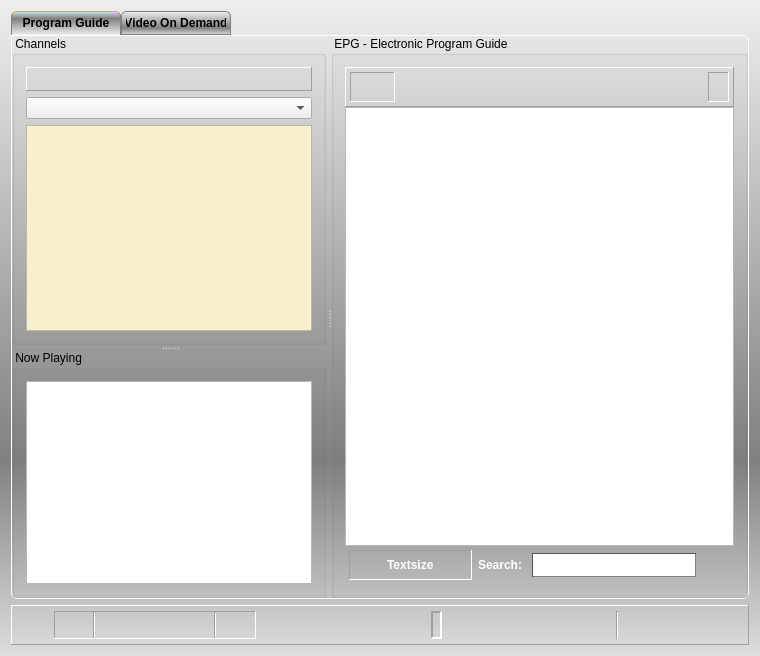
<?xml version="1.0" encoding="UTF-8"?>
<ui version="4.0">
 <class>Recorder</class>
 <widget class="QDialog" name="Recorder">
  <property name="geometry">
   <rect>
    <x>0</x>
    <y>0</y>
    <width>760</width>
    <height>656</height>
   </rect>
  </property>
  <property name="windowIcon">
   <iconset resource="../vlc-record.qrc">
    <normaloff>branding:kartina</normaloff>branding:kartina</iconset>
  </property>
  <property name="styleSheet">
   <string notr="true">QDialog#Recorder {
background-color: qlineargradient(spread:pad, x1:0, y1:0, x2:0, y2:1, stop:0 #eee, stop:0.7 grey, stop:1 #dedede);
}</string>
  </property>
  <property name="locale">
   <locale language="English" country="UnitedStates"/>
  </property>
  <layout class="QVBoxLayout" name="vMainLayout">
   <item>
    <widget class="QTabWidget" name="tabEpgVod">
     <property name="styleSheet">
      <string notr="true">QWidget#tabEpgVod {
  background-color: transparent;
}

QTabWidget::pane {
  background-color: transparent;
  border: 1px solid white;
  border-bottom-left-radius: 6px;
  border-bottom-right-radius: 6px;
  border-top-right-radius: 6px;
}

QTabWidget::tab-bar {
     alignment: left;
}

QTabBar::tab {
  background-color: qlineargradient(spread:pad, x1:0, y1:0, x2:0, y2:1, stop:0 #eee, stop:0.7 grey, stop:1 #dedede);
  border: 1px solid gray;
  border-top-left-radius: 5px;
  border-top-right-radius: 5px;
  min-width: 100px;
  padding: 4px;
  font: bold;
}

QTabBar::tab:selected {
  background-color: qlineargradient(spread:pad, x1:1, y1:1, x2:1, y2:0, stop:0 #eee, stop:0.7 grey, stop:1 #dedede);
  border-bottom-color: #eee;
  border-top-color: #fa0;
}

QTabBar::tab:hover {
  border-bottom-color: #eee;
}
</string>
     </property>
     <property name="tabPosition">
      <enum>QTabWidget::North</enum>
     </property>
     <property name="currentIndex">
      <number>0</number>
     </property>
     <widget class="QWidget" name="epgTab">
      <attribute name="title">
       <string>Program Guide</string>
      </attribute>
      <layout class="QVBoxLayout" name="verticalLayout_6">
       <property name="spacing">
        <number>0</number>
       </property>
       <property name="margin">
        <number>0</number>
       </property>
       <item>
        <widget class="QSplitter" name="vSplitterChanEpg">
         <property name="styleSheet">
          <string notr="true">QSplitter#vSplitterChanEpg::handle {
     image: url(:/png/v_split);
 }

 QSplitter#vSplitterChanEpg::handle:horizontal {
     width: 5px;
 }

 QSplitter#vSplitterChanEpg::handle:vertical {
     height: 5px;
 }

 QSplitter#vSplitterChanEpg::handle:hover {
    image: url(:/png/v_split_hover);
 }

 QSplitter#vSplitterChanEpg::handle:pressed {
    image: url(:/png/v_split_pressed);
 }</string>
         </property>
         <property name="orientation">
          <enum>Qt::Horizontal</enum>
         </property>
         <widget class="QSplitter" name="hSplitterChannels">
          <property name="styleSheet">
           <string notr="true">QSplitter#hSplitterChannels::handle {
   image: url(:/png/h_split);
}

QSplitter#hSplitterChannels::handle:horizontal {
   width: 5px;
}

QSplitter#hSplitterChannels::handle:vertical {
   height: 5px;
}

QSplitter#hSplitterChannels::handle:hover {
   image: url(:/png/h_split_hover);
}

QSplitter#hSplitterChannels::handle:pressed {
   image: url(:/png/h_split_pressed);
}
</string>
          </property>
          <property name="orientation">
           <enum>Qt::Vertical</enum>
          </property>
          <widget class="QGroupBox" name="groupChannels">
           <property name="title">
            <string> Channels </string>
           </property>
           <layout class="QVBoxLayout" name="verticalLayout" stretch="0,0,0">
            <item>
             <widget class="QFavFrame" name="hFrameFav">
              <property name="contextMenuPolicy">
               <enum>Qt::DefaultContextMenu</enum>
              </property>
              <property name="acceptDrops">
               <bool>true</bool>
              </property>
              <property name="styleSheet">
               <string notr="true">QFrame#hFrameFav {
background-color: qlineargradient(spread:pad, x1:0, y1:0, x2:0, y2:1, stop:0 #eee, 	stop:0.7 grey, stop:1 #dedede);
};</string>
              </property>
              <property name="frameShape">
               <enum>QFrame::Panel</enum>
              </property>
              <property name="frameShadow">
               <enum>QFrame::Raised</enum>
              </property>
              <layout class="QHBoxLayout" name="hLayoutFavFrame">
               <property name="spacing">
                <number>0</number>
               </property>
               <item>
                <spacer name="hSpacerLeft">
                 <property name="orientation">
                  <enum>Qt::Horizontal</enum>
                 </property>
                 <property name="sizeHint" stdset="0">
                  <size>
                   <width>40</width>
                   <height>0</height>
                  </size>
                 </property>
                </spacer>
               </item>
               <item>
                <layout class="QGridLayout" name="gLayoutFav">
                 <property name="spacing">
                  <number>4</number>
                 </property>
                </layout>
               </item>
               <item>
                <spacer name="hlSpacerRight">
                 <property name="orientation">
                  <enum>Qt::Horizontal</enum>
                 </property>
                 <property name="sizeHint" stdset="0">
                  <size>
                   <width>40</width>
                   <height>0</height>
                  </size>
                 </property>
                </spacer>
               </item>
              </layout>
             </widget>
            </item>
            <item>
             <widget class="QComboBox" name="cbxChannelGroup">
              <property name="whatsThis">
               <string>Channel Group</string>
              </property>
             </widget>
            </item>
            <item>
             <widget class="QListView" name="channelList">
              <property name="contextMenuPolicy">
               <enum>Qt::CustomContextMenu</enum>
              </property>
              <property name="toolTip">
               <string/>
              </property>
              <property name="whatsThis">
               <string>Channel List</string>
              </property>
              <property name="styleSheet">
               <string notr="true">QListView#channelList {
show-decoration-selected: 1;
background-color: rgb(247, 239, 205);
}

QListView#channelList::item:selected {
background-color: rgb(255, 167, 26);
alternate-background-color: rgb(255, 167, 26);
}

QListView#channelList::item:hover {
background-color: rgb(255, 110, 14);
}
</string>
              </property>
              <property name="editTriggers">
               <set>QAbstractItemView::NoEditTriggers</set>
              </property>
              <property name="showDropIndicator" stdset="0">
               <bool>false</bool>
              </property>
              <property name="dragEnabled">
               <bool>true</bool>
              </property>
              <property name="dragDropMode">
               <enum>QAbstractItemView::DragOnly</enum>
              </property>
              <property name="alternatingRowColors">
               <bool>true</bool>
              </property>
              <property name="iconSize">
               <size>
                <width>24</width>
                <height>24</height>
               </size>
              </property>
             </widget>
            </item>
           </layout>
          </widget>
          <widget class="QGroupBox" name="groupEpgShort">
           <property name="title">
            <string> Now Playing </string>
           </property>
           <layout class="QVBoxLayout" name="verticalLayout_3">
            <item>
             <widget class="CEpgBrowser" name="textEpgShort">
              <property name="whatsThis">
               <string>Short EPG</string>
              </property>
             </widget>
            </item>
           </layout>
          </widget>
         </widget>
         <widget class="QGroupBox" name="groupEPG">
          <property name="title">
           <string> EPG - Electronic Program Guide </string>
          </property>
          <layout class="QVBoxLayout" name="verticalLayout_4">
           <item>
            <layout class="QVBoxLayout" name="verticalLayout_2">
             <property name="spacing">
              <number>0</number>
             </property>
             <item>
              <layout class="QHBoxLayout" name="hLayoutEpgNavi">
               <property name="spacing">
                <number>0</number>
               </property>
              </layout>
             </item>
             <item>
              <widget class="QFrame" name="frameEpgCtrl">
               <property name="styleSheet">
                <string notr="true">QFrame#frameEpgCtrl {
background-color: qlineargradient(spread:pad, x1:0, y1:0, x2:0, y2:1, stop:0 #eee, 	stop:0.7 grey, stop:1 #dedede);
};</string>
               </property>
               <property name="frameShape">
                <enum>QFrame::Panel</enum>
               </property>
               <property name="frameShadow">
                <enum>QFrame::Raised</enum>
               </property>
               <layout class="QHBoxLayout" name="horizontalLayout_5">
                <property name="margin">
                 <number>4</number>
                </property>
                <item>
                 <widget class="QFrame" name="frameChan">
                  <property name="styleSheet">
                   <string notr="true"/>
                  </property>
                  <property name="frameShape">
                   <enum>QFrame::Panel</enum>
                  </property>
                  <property name="frameShadow">
                   <enum>QFrame::Sunken</enum>
                  </property>
                  <layout class="QHBoxLayout" name="horizontalLayout_3">
                   <property name="spacing">
                    <number>4</number>
                   </property>
                   <property name="leftMargin">
                    <number>4</number>
                   </property>
                   <property name="topMargin">
                    <number>2</number>
                   </property>
                   <property name="rightMargin">
                    <number>4</number>
                   </property>
                   <property name="bottomMargin">
                    <number>2</number>
                   </property>
                   <item>
                    <widget class="QLabel" name="labChanIcon">
                     <property name="minimumSize">
                      <size>
                       <width>24</width>
                       <height>24</height>
                      </size>
                     </property>
                     <property name="text">
                      <string/>
                     </property>
                    </widget>
                   </item>
                   <item>
                    <widget class="QLabel" name="labChanName">
                     <property name="styleSheet">
                      <string notr="true">QLabel#labChanName {
font-weight: bold;
color: white;
}</string>
                     </property>
                     <property name="text">
                      <string/>
                     </property>
                    </widget>
                   </item>
                  </layout>
                 </widget>
                </item>
                <item>
                 <spacer name="horizontalSpacer_2">
                  <property name="orientation">
                   <enum>Qt::Horizontal</enum>
                  </property>
                  <property name="sizeHint" stdset="0">
                   <size>
                    <width>40</width>
                    <height>20</height>
                   </size>
                  </property>
                 </spacer>
                </item>
                <item>
                 <widget class="QFrame" name="frameNavi">
                  <property name="frameShape">
                   <enum>QFrame::Panel</enum>
                  </property>
                  <property name="frameShadow">
                   <enum>QFrame::Sunken</enum>
                  </property>
                  <layout class="QHBoxLayout" name="horizontalLayout_4">
                   <property name="leftMargin">
                    <number>6</number>
                   </property>
                   <property name="topMargin">
                    <number>2</number>
                   </property>
                   <property name="rightMargin">
                    <number>6</number>
                   </property>
                   <property name="bottomMargin">
                    <number>2</number>
                   </property>
                   <item>
                    <widget class="QLabel" name="labCurrDay">
                     <property name="styleSheet">
                      <string notr="true">QLabel#labCurrDay {
font-weight: bold;
color: white;
}</string>
                     </property>
                     <property name="text">
                      <string/>
                     </property>
                    </widget>
                   </item>
                  </layout>
                 </widget>
                </item>
               </layout>
              </widget>
             </item>
             <item>
              <widget class="CEpgBrowser" name="textEpg">
               <property name="styleSheet">
                <string notr="true"/>
               </property>
               <property name="locale">
                <locale language="English" country="UnitedStates"/>
               </property>
               <property name="frameShadow">
                <enum>QFrame::Sunken</enum>
               </property>
               <property name="lineWidth">
                <number>1</number>
               </property>
               <property name="openLinks">
                <bool>false</bool>
               </property>
              </widget>
             </item>
             <item>
              <widget class="QFrame" name="frameSearch">
               <property name="styleSheet">
                <string notr="true">QFrame#frameSearch {
background-color: qlineargradient(spread:pad, x1:0, y1:0, x2:0, y2:1, stop:0 #ccc, 	stop:0.7 #555, stop:1 #bbb);
border-left: 1px solid #eee;
border-right: 1px solid #ccc;
border-bottom: 1px solid #ccc;
border-top: 0px;
};</string>
               </property>
               <property name="frameShape">
                <enum>QFrame::NoFrame</enum>
               </property>
               <property name="frameShadow">
                <enum>QFrame::Raised</enum>
               </property>
               <property name="lineWidth">
                <number>1</number>
               </property>
               <layout class="QHBoxLayout" name="horizontalLayout_8">
                <property name="margin">
                 <number>4</number>
                </property>
                <item>
                 <widget class="QFrame" name="frTextsize">
                  <property name="minimumSize">
                   <size>
                    <width>120</width>
                    <height>0</height>
                   </size>
                  </property>
                  <property name="frameShape">
                   <enum>QFrame::Panel</enum>
                  </property>
                  <property name="frameShadow">
                   <enum>QFrame::Sunken</enum>
                  </property>
                  <layout class="QHBoxLayout" name="horizontalLayout_7">
                   <property name="topMargin">
                    <number>4</number>
                   </property>
                   <property name="bottomMargin">
                    <number>4</number>
                   </property>
                   <item>
                    <widget class="QPushButton" name="btnFontSmaller">
                     <property name="minimumSize">
                      <size>
                       <width>20</width>
                       <height>20</height>
                      </size>
                     </property>
                     <property name="maximumSize">
                      <size>
                       <width>20</width>
                       <height>20</height>
                      </size>
                     </property>
                     <property name="text">
                      <string/>
                     </property>
                     <property name="icon">
                      <iconset resource="../common.qrc">
                       <normaloff>:/app/zoom-out</normaloff>:/app/zoom-out</iconset>
                     </property>
                     <property name="iconSize">
                      <size>
                       <width>16</width>
                       <height>16</height>
                      </size>
                     </property>
                     <property name="autoDefault">
                      <bool>false</bool>
                     </property>
                     <property name="flat">
                      <bool>true</bool>
                     </property>
                    </widget>
                   </item>
                   <item>
                    <widget class="QLabel" name="labTextSize">
                     <property name="styleSheet">
                      <string notr="true">QLabel#labTextSize {
font-weight: bold;
color: white;
}</string>
                     </property>
                     <property name="text">
                      <string>Textsize</string>
                     </property>
                    </widget>
                   </item>
                   <item>
                    <widget class="QPushButton" name="btnFontLarger">
                     <property name="minimumSize">
                      <size>
                       <width>20</width>
                       <height>20</height>
                      </size>
                     </property>
                     <property name="maximumSize">
                      <size>
                       <width>20</width>
                       <height>20</height>
                      </size>
                     </property>
                     <property name="text">
                      <string/>
                     </property>
                     <property name="icon">
                      <iconset resource="../common.qrc">
                       <normaloff>:/app/zoom-in</normaloff>:/app/zoom-in</iconset>
                     </property>
                     <property name="iconSize">
                      <size>
                       <width>16</width>
                       <height>16</height>
                      </size>
                     </property>
                     <property name="autoDefault">
                      <bool>false</bool>
                     </property>
                     <property name="flat">
                      <bool>true</bool>
                     </property>
                    </widget>
                   </item>
                  </layout>
                 </widget>
                </item>
                <item>
                 <widget class="QLabel" name="labSearch">
                  <property name="styleSheet">
                   <string notr="true">QLabel#labSearch {
font-weight: bold;
color: white;
}</string>
                  </property>
                  <property name="text">
                   <string>Search: </string>
                  </property>
                 </widget>
                </item>
                <item>
                 <widget class="QLineEdit" name="lineSearch">
                  <property name="minimumSize">
                   <size>
                    <width>100</width>
                    <height>24</height>
                   </size>
                  </property>
                  <property name="styleSheet">
                   <string notr="true">QLineEdit#lineSearch {
  color: #800;   
  font: bold;
   background-image: url(:/app/search);
   background-repeat: no-repeat;
   background-position: LEFT;
   border: 1px inset;
   border-color: #555;
 }</string>
                  </property>
                 </widget>
                </item>
                <item>
                 <widget class="QPushButton" name="btnSearch">
                  <property name="minimumSize">
                   <size>
                    <width>28</width>
                    <height>28</height>
                   </size>
                  </property>
                  <property name="maximumSize">
                   <size>
                    <width>28</width>
                    <height>28</height>
                   </size>
                  </property>
                  <property name="text">
                   <string/>
                  </property>
                  <property name="icon">
                   <iconset resource="../common.qrc">
                    <normaloff>:/app/find</normaloff>:/app/find</iconset>
                  </property>
                  <property name="iconSize">
                   <size>
                    <width>24</width>
                    <height>24</height>
                   </size>
                  </property>
                  <property name="autoDefault">
                   <bool>false</bool>
                  </property>
                  <property name="flat">
                   <bool>true</bool>
                  </property>
                 </widget>
                </item>
               </layout>
              </widget>
             </item>
            </layout>
           </item>
          </layout>
         </widget>
        </widget>
       </item>
      </layout>
     </widget>
     <widget class="QWidget" name="vodTab">
      <attribute name="title">
       <string>Video On Demand</string>
      </attribute>
      <layout class="QVBoxLayout" name="verticalLayout_7">
       <property name="margin">
        <number>4</number>
       </property>
       <item>
        <layout class="QHBoxLayout" name="horizontalLayout_10" stretch="0,8,0,10,0,0,0,1,0">
         <item>
          <widget class="QLabel" name="labGenre">
           <property name="text">
            <string>Genre: </string>
           </property>
          </widget>
         </item>
         <item>
          <widget class="QComboBox" name="cbxGenre"/>
         </item>
         <item>
          <widget class="QLabel" name="label_2">
           <property name="text">
            <string>Order: </string>
           </property>
          </widget>
         </item>
         <item>
          <widget class="QComboBox" name="cbxLastOrBest"/>
         </item>
         <item>
          <spacer name="horizontalSpacer_5">
           <property name="orientation">
            <enum>Qt::Horizontal</enum>
           </property>
           <property name="sizeHint" stdset="0">
            <size>
             <width>40</width>
             <height>20</height>
            </size>
           </property>
          </spacer>
         </item>
         <item>
          <widget class="QPushButton" name="btnPrevSite">
           <property name="minimumSize">
            <size>
             <width>24</width>
             <height>24</height>
            </size>
           </property>
           <property name="maximumSize">
            <size>
             <width>24</width>
             <height>24</height>
            </size>
           </property>
           <property name="text">
            <string/>
           </property>
           <property name="icon">
            <iconset resource="../common.qrc">
             <normaloff>:/png/back</normaloff>:/png/back</iconset>
           </property>
           <property name="autoDefault">
            <bool>false</bool>
           </property>
           <property name="flat">
            <bool>true</bool>
           </property>
          </widget>
         </item>
         <item>
          <widget class="QLabel" name="label">
           <property name="text">
            <string>Page: </string>
           </property>
          </widget>
         </item>
         <item>
          <widget class="QComboBox" name="cbxSites"/>
         </item>
         <item>
          <widget class="QPushButton" name="btnNextSite">
           <property name="minimumSize">
            <size>
             <width>24</width>
             <height>24</height>
            </size>
           </property>
           <property name="maximumSize">
            <size>
             <width>24</width>
             <height>24</height>
            </size>
           </property>
           <property name="text">
            <string/>
           </property>
           <property name="icon">
            <iconset resource="../common.qrc">
             <normaloff>:/png/next</normaloff>:/png/next</iconset>
           </property>
           <property name="autoDefault">
            <bool>false</bool>
           </property>
           <property name="flat">
            <bool>true</bool>
           </property>
          </widget>
         </item>
        </layout>
       </item>
       <item>
        <widget class="CVodBrowser" name="vodBrowser">
         <property name="openLinks">
          <bool>false</bool>
         </property>
        </widget>
       </item>
       <item>
        <layout class="QHBoxLayout" name="horizontalLayout_9">
         <item>
          <widget class="QLabel" name="labVodSearch">
           <property name="styleSheet">
            <string notr="true">QLabel#labSearch {
font-weight: bold;
color: white;
}</string>
           </property>
           <property name="text">
            <string>Search: </string>
           </property>
          </widget>
         </item>
         <item>
          <widget class="QLineEdit" name="lineVodSearch">
           <property name="minimumSize">
            <size>
             <width>100</width>
             <height>24</height>
            </size>
           </property>
           <property name="styleSheet">
            <string notr="true">QLineEdit#lineVodSearch {
  color: #800;   
  font: bold;
   background-image: url(:/app/search);
   background-repeat: no-repeat;
   background-position: LEFT;
   border: 1px inset;
   border-color: #555;
 }</string>
           </property>
          </widget>
         </item>
         <item>
          <widget class="QPushButton" name="btnVodSearch">
           <property name="minimumSize">
            <size>
             <width>28</width>
             <height>28</height>
            </size>
           </property>
           <property name="maximumSize">
            <size>
             <width>28</width>
             <height>28</height>
            </size>
           </property>
           <property name="text">
            <string/>
           </property>
           <property name="icon">
            <iconset resource="../common.qrc">
             <normaloff>:/app/find</normaloff>:/app/find</iconset>
           </property>
           <property name="iconSize">
            <size>
             <width>24</width>
             <height>24</height>
            </size>
           </property>
           <property name="autoDefault">
            <bool>false</bool>
           </property>
           <property name="flat">
            <bool>true</bool>
           </property>
          </widget>
         </item>
        </layout>
       </item>
      </layout>
     </widget>
    </widget>
   </item>
   <item>
    <widget class="QFrame" name="frame">
     <property name="styleSheet">
      <string notr="true">QFrame#frame {
background-color: qlineargradient(spread:pad, x1:0, y1:0, x2:0, y2:1, stop:0 #eee, 	stop:0.7 grey, stop:1 #dedede);
};</string>
     </property>
     <property name="frameShape">
      <enum>QFrame::Panel</enum>
     </property>
     <property name="frameShadow">
      <enum>QFrame::Raised</enum>
     </property>
     <property name="lineWidth">
      <number>1</number>
     </property>
     <layout class="QHBoxLayout" name="horizontalLayout_2">
      <property name="spacing">
       <number>3</number>
      </property>
      <property name="leftMargin">
       <number>42</number>
      </property>
      <property name="topMargin">
       <number>5</number>
      </property>
      <property name="rightMargin">
       <number>5</number>
      </property>
      <property name="bottomMargin">
       <number>5</number>
      </property>
      <item>
       <widget class="QFrame" name="frameTimerInfo">
        <property name="frameShape">
         <enum>QFrame::Panel</enum>
        </property>
        <property name="frameShadow">
         <enum>QFrame::Sunken</enum>
        </property>
        <layout class="QHBoxLayout" name="horizontalLayout_6">
         <property name="spacing">
          <number>4</number>
         </property>
         <property name="margin">
          <number>0</number>
         </property>
         <item>
          <widget class="QPushButton" name="pushLive">
           <property name="maximumSize">
            <size>
             <width>34</width>
             <height>34</height>
            </size>
           </property>
           <property name="toolTip">
            <string>Show Live!</string>
           </property>
           <property name="text">
            <string/>
           </property>
           <property name="icon">
            <iconset>
             <normaloff>branding:live</normaloff>branding:live</iconset>
           </property>
           <property name="iconSize">
            <size>
             <width>32</width>
             <height>32</height>
            </size>
           </property>
           <property name="flat">
            <bool>true</bool>
           </property>
          </widget>
         </item>
         <item>
          <widget class="Line" name="line_4">
           <property name="orientation">
            <enum>Qt::Vertical</enum>
           </property>
          </widget>
         </item>
         <item>
          <widget class="QPushButton" name="pushPlay">
           <property name="maximumSize">
            <size>
             <width>34</width>
             <height>34</height>
            </size>
           </property>
           <property name="toolTip">
            <string>Play selected Channel</string>
           </property>
           <property name="text">
            <string/>
           </property>
           <property name="icon">
            <iconset resource="../common.qrc">
             <normaloff>:/app/play</normaloff>:/app/play</iconset>
           </property>
           <property name="iconSize">
            <size>
             <width>32</width>
             <height>32</height>
            </size>
           </property>
           <property name="autoDefault">
            <bool>false</bool>
           </property>
           <property name="flat">
            <bool>true</bool>
           </property>
          </widget>
         </item>
         <item>
          <widget class="QPushButton" name="pushRecord">
           <property name="maximumSize">
            <size>
             <width>34</width>
             <height>34</height>
            </size>
           </property>
           <property name="toolTip">
            <string>Record selected Channel</string>
           </property>
           <property name="text">
            <string/>
           </property>
           <property name="icon">
            <iconset resource="../common.qrc">
             <normaloff>:/app/record</normaloff>:/app/record</iconset>
           </property>
           <property name="iconSize">
            <size>
             <width>32</width>
             <height>32</height>
            </size>
           </property>
           <property name="autoDefault">
            <bool>false</bool>
           </property>
           <property name="flat">
            <bool>true</bool>
           </property>
          </widget>
         </item>
         <item>
          <widget class="QPushButton" name="pushStop">
           <property name="enabled">
            <bool>false</bool>
           </property>
           <property name="minimumSize">
            <size>
             <width>0</width>
             <height>0</height>
            </size>
           </property>
           <property name="maximumSize">
            <size>
             <width>34</width>
             <height>34</height>
            </size>
           </property>
           <property name="toolTip">
            <string>Stop Player</string>
           </property>
           <property name="text">
            <string/>
           </property>
           <property name="icon">
            <iconset resource="../common.qrc">
             <normaloff>:/app/stop</normaloff>:/app/stop</iconset>
           </property>
           <property name="iconSize">
            <size>
             <width>32</width>
             <height>32</height>
            </size>
           </property>
           <property name="autoDefault">
            <bool>false</bool>
           </property>
           <property name="flat">
            <bool>true</bool>
           </property>
          </widget>
         </item>
         <item>
          <widget class="Line" name="line_2">
           <property name="orientation">
            <enum>Qt::Vertical</enum>
           </property>
          </widget>
         </item>
         <item>
          <widget class="QPushButton" name="pushTimerRec">
           <property name="maximumSize">
            <size>
             <width>34</width>
             <height>34</height>
            </size>
           </property>
           <property name="toolTip">
            <string>Timer Record</string>
           </property>
           <property name="text">
            <string/>
           </property>
           <property name="icon">
            <iconset resource="../common.qrc">
             <normaloff>:/app/timerrec</normaloff>:/app/timerrec</iconset>
           </property>
           <property name="iconSize">
            <size>
             <width>32</width>
             <height>32</height>
            </size>
           </property>
           <property name="autoDefault">
            <bool>false</bool>
           </property>
           <property name="flat">
            <bool>true</bool>
           </property>
          </widget>
         </item>
        </layout>
       </widget>
      </item>
      <item>
       <spacer name="horizontalSpacer">
        <property name="orientation">
         <enum>Qt::Horizontal</enum>
        </property>
        <property name="sizeHint" stdset="0">
         <size>
          <width>40</width>
          <height>20</height>
         </size>
        </property>
       </spacer>
      </item>
      <item>
       <widget class="QFrame" name="frameState">
        <property name="frameShape">
         <enum>QFrame::Panel</enum>
        </property>
        <property name="frameShadow">
         <enum>QFrame::Sunken</enum>
        </property>
        <property name="lineWidth">
         <number>2</number>
        </property>
        <layout class="QHBoxLayout" name="horizontalLayout">
         <property name="spacing">
          <number>2</number>
         </property>
         <property name="margin">
          <number>0</number>
         </property>
         <item>
          <widget class="CLCDDisplay" name="labState">
           <property name="text">
            <string/>
           </property>
           <property name="pixmap">
            <pixmap resource="../lcd.qrc">:/lcd/blank</pixmap>
           </property>
          </widget>
         </item>
        </layout>
       </widget>
      </item>
      <item>
       <spacer name="horizontalSpacer_3">
        <property name="orientation">
         <enum>Qt::Horizontal</enum>
        </property>
        <property name="sizeHint" stdset="0">
         <size>
          <width>136</width>
          <height>20</height>
         </size>
        </property>
       </spacer>
      </item>
      <item>
       <widget class="Line" name="line_3">
        <property name="orientation">
         <enum>Qt::Vertical</enum>
        </property>
       </widget>
      </item>
      <item>
       <widget class="QPushButton" name="pushSettings">
        <property name="minimumSize">
         <size>
          <width>28</width>
          <height>28</height>
         </size>
        </property>
        <property name="maximumSize">
         <size>
          <width>28</width>
          <height>28</height>
         </size>
        </property>
        <property name="toolTip">
         <string>Settings</string>
        </property>
        <property name="text">
         <string/>
        </property>
        <property name="icon">
         <iconset resource="../common.qrc">
          <normaloff>:/app/settings</normaloff>:/app/settings</iconset>
        </property>
        <property name="iconSize">
         <size>
          <width>24</width>
          <height>24</height>
         </size>
        </property>
        <property name="autoDefault">
         <bool>false</bool>
        </property>
        <property name="flat">
         <bool>true</bool>
        </property>
       </widget>
      </item>
      <item>
       <widget class="QPushButton" name="pushAbout">
        <property name="minimumSize">
         <size>
          <width>28</width>
          <height>28</height>
         </size>
        </property>
        <property name="maximumSize">
         <size>
          <width>28</width>
          <height>28</height>
         </size>
        </property>
        <property name="toolTip">
         <string>About ...</string>
        </property>
        <property name="text">
         <string/>
        </property>
        <property name="icon">
         <iconset resource="../common.qrc">
          <normaloff>:/app/info</normaloff>:/app/info</iconset>
        </property>
        <property name="iconSize">
         <size>
          <width>24</width>
          <height>24</height>
         </size>
        </property>
        <property name="autoDefault">
         <bool>false</bool>
        </property>
        <property name="flat">
         <bool>true</bool>
        </property>
       </widget>
      </item>
      <item>
       <widget class="QPushButton" name="pushHelp">
        <property name="minimumSize">
         <size>
          <width>28</width>
          <height>28</height>
         </size>
        </property>
        <property name="maximumSize">
         <size>
          <width>28</width>
          <height>28</height>
         </size>
        </property>
        <property name="toolTip">
         <string>Help</string>
        </property>
        <property name="text">
         <string/>
        </property>
        <property name="icon">
         <iconset resource="../common.qrc">
          <normaloff>:/app/help</normaloff>:/app/help</iconset>
        </property>
        <property name="iconSize">
         <size>
          <width>24</width>
          <height>24</height>
         </size>
        </property>
        <property name="autoDefault">
         <bool>false</bool>
        </property>
        <property name="flat">
         <bool>true</bool>
        </property>
       </widget>
      </item>
      <item>
       <widget class="QPushButton" name="pushQuit">
        <property name="minimumSize">
         <size>
          <width>28</width>
          <height>28</height>
         </size>
        </property>
        <property name="maximumSize">
         <size>
          <width>28</width>
          <height>28</height>
         </size>
        </property>
        <property name="toolTip">
         <string>Quit</string>
        </property>
        <property name="text">
         <string/>
        </property>
        <property name="icon">
         <iconset resource="../common.qrc">
          <normaloff>:/app/quit</normaloff>:/app/quit</iconset>
        </property>
        <property name="iconSize">
         <size>
          <width>24</width>
          <height>24</height>
         </size>
        </property>
        <property name="autoDefault">
         <bool>false</bool>
        </property>
        <property name="flat">
         <bool>true</bool>
        </property>
       </widget>
      </item>
     </layout>
    </widget>
   </item>
  </layout>
 </widget>
 <layoutdefault spacing="6" margin="11"/>
 <customwidgets>
  <customwidget>
   <class>CEpgBrowser</class>
   <extends>QTextBrowser</extends>
   <header>cepgbrowser.h</header>
  </customwidget>
  <customwidget>
   <class>CLCDDisplay</class>
   <extends>QLabel</extends>
   <header>clcddisplay.h</header>
  </customwidget>
  <customwidget>
   <class>CVodBrowser</class>
   <extends>QTextBrowser</extends>
   <header>cvodbrowser.h</header>
  </customwidget>
  <customwidget>
   <class>QFavFrame</class>
   <extends>QFrame</extends>
   <header>qfavframe.h</header>
   <container>1</container>
  </customwidget>
 </customwidgets>
 <tabstops>
  <tabstop>tabEpgVod</tabstop>
  <tabstop>cbxChannelGroup</tabstop>
  <tabstop>channelList</tabstop>
  <tabstop>textEpgShort</tabstop>
  <tabstop>textEpg</tabstop>
  <tabstop>btnFontSmaller</tabstop>
  <tabstop>btnFontLarger</tabstop>
  <tabstop>lineSearch</tabstop>
  <tabstop>btnSearch</tabstop>
  <tabstop>pushLive</tabstop>
  <tabstop>pushPlay</tabstop>
  <tabstop>pushRecord</tabstop>
  <tabstop>pushStop</tabstop>
  <tabstop>pushTimerRec</tabstop>
  <tabstop>pushSettings</tabstop>
  <tabstop>pushAbout</tabstop>
  <tabstop>pushQuit</tabstop>
  <tabstop>cbxGenre</tabstop>
  <tabstop>cbxLastOrBest</tabstop>
  <tabstop>btnPrevSite</tabstop>
  <tabstop>cbxSites</tabstop>
  <tabstop>btnNextSite</tabstop>
  <tabstop>vodBrowser</tabstop>
  <tabstop>lineVodSearch</tabstop>
  <tabstop>btnVodSearch</tabstop>
 </tabstops>
 <resources>
  <include location="../vlc-record.qrc"/>
  <include location="../common.qrc"/>
  <include location="../lcd.qrc"/>
 </resources>
 <connections>
  <connection>
   <sender>pushQuit</sender>
   <signal>clicked()</signal>
   <receiver>Recorder</receiver>
   <slot>close()</slot>
   <hints>
    <hint type="sourcelabel">
     <x>621</x>
     <y>398</y>
    </hint>
    <hint type="destinationlabel">
     <x>603</x>
     <y>432</y>
    </hint>
   </hints>
  </connection>
 </connections>
</ui>
